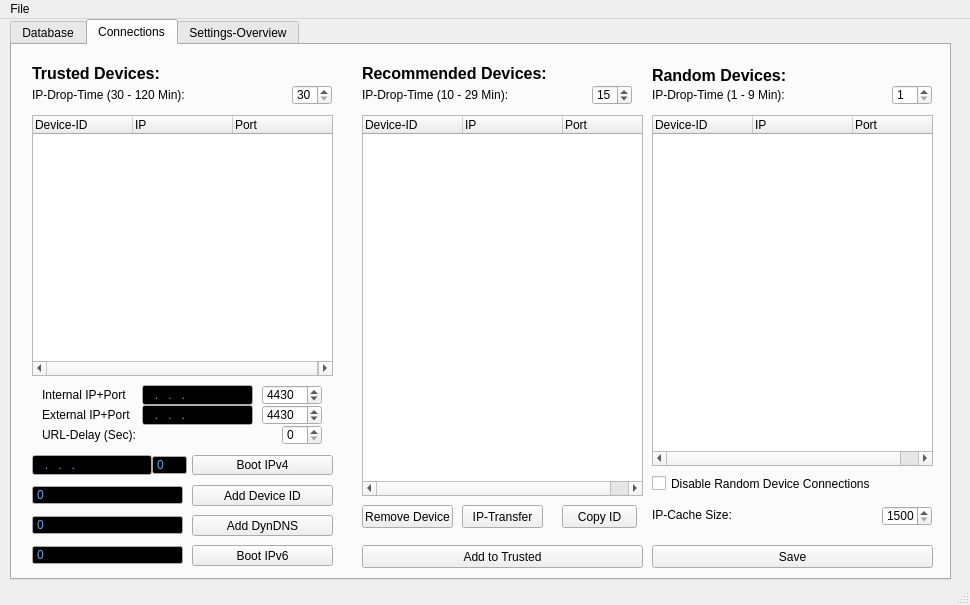
<?xml version="1.0" encoding="UTF-8"?>
<ui version="4.0">
 <class>AradoWin</class>
 <widget class="QMainWindow" name="AradoWin">
  <property name="geometry">
   <rect>
    <x>0</x>
    <y>0</y>
    <width>970</width>
    <height>605</height>
   </rect>
  </property>
  <property name="windowTitle">
   <string>MainWindow</string>
  </property>
  <widget class="QWidget" name="centralwidget">
   <widget class="QTabWidget" name="tabWidgetDatabase">
    <property name="geometry">
     <rect>
      <x>10</x>
      <y>0</y>
      <width>941</width>
      <height>561</height>
     </rect>
    </property>
    <property name="sizePolicy">
     <sizepolicy hsizetype="Preferred" vsizetype="Expanding">
      <horstretch>0</horstretch>
      <verstretch>0</verstretch>
     </sizepolicy>
    </property>
    <property name="minimumSize">
     <size>
      <width>0</width>
      <height>0</height>
     </size>
    </property>
    <property name="currentIndex">
     <number>1</number>
    </property>
    <widget class="QWidget" name="tab_database">
     <attribute name="title">
      <string>Database</string>
     </attribute>
     <widget class="QPushButton" name="buttonrecent">
      <property name="geometry">
       <rect>
        <x>830</x>
        <y>90</y>
        <width>80</width>
        <height>25</height>
       </rect>
      </property>
      <property name="toolTip">
       <string>Show the latest added URLs on top.</string>
      </property>
      <property name="text">
       <string>Show Recent</string>
      </property>
     </widget>
     <widget class="QPushButton" name="buttonfilter">
      <property name="geometry">
       <rect>
        <x>720</x>
        <y>90</y>
        <width>80</width>
        <height>25</height>
       </rect>
      </property>
      <property name="toolTip">
       <string>Filter your local URL-database for the entered keyword(s).</string>
      </property>
      <property name="text">
       <string>Search</string>
      </property>
     </widget>
     <widget class="QLabel" name="label">
      <property name="geometry">
       <rect>
        <x>150</x>
        <y>30</y>
        <width>10000</width>
        <height>45</height>
       </rect>
      </property>
      <property name="minimumSize">
       <size>
        <width>10000</width>
        <height>0</height>
       </size>
      </property>
      <property name="font">
       <font>
        <pointsize>24</pointsize>
        <weight>75</weight>
        <bold>true</bold>
       </font>
      </property>
      <property name="toolTip">
       <string>ARADO is a networked URL Database, which saves your added URLs and syncs newest URLs with your connected devices.</string>
      </property>
      <property name="text">
       <string>ARADO - URL Database</string>
      </property>
     </widget>
     <widget class="QLineEdit" name="textenterbox">
      <property name="geometry">
       <rect>
        <x>120</x>
        <y>90</y>
        <width>571</width>
        <height>25</height>
       </rect>
      </property>
      <property name="toolTip">
       <string>Enter a keyword or SHA1 for a search in your local URL-database or enter any URL to add it to your database.</string>
      </property>
     </widget>
     <widget class="QLabel" name="labelconnections">
      <property name="geometry">
       <rect>
        <x>770</x>
        <y>500</y>
        <width>151</width>
        <height>20</height>
       </rect>
      </property>
      <property name="toolTip">
       <string>Shows how many incoming and outgoing connections are established (maximum = 30). If connections = 0, please add one online IP+Port and press the boot button to connect and fill the IP-cache.</string>
      </property>
      <property name="text">
       <string>Connections (in/out): 30/30</string>
      </property>
     </widget>
     <widget class="QPushButton" name="buttonopenurl">
      <property name="geometry">
       <rect>
        <x>580</x>
        <y>30</y>
        <width>341</width>
        <height>40</height>
       </rect>
      </property>
      <property name="toolTip">
       <string>Open the marked URL in the browser.</string>
      </property>
      <property name="text">
       <string>Browse URL</string>
      </property>
     </widget>
     <widget class="QPushButton" name="buttonaddurl">
      <property name="geometry">
       <rect>
        <x>15</x>
        <y>25</y>
        <width>90</width>
        <height>90</height>
       </rect>
      </property>
      <property name="toolTip">
       <string>Add URL: Press the logo and add the entered URL to your local database. A pop-up window asks you to add a short URL description or keywords seperated by blanks.</string>
      </property>
      <property name="text">
       <string/>
      </property>
      <property name="icon">
       <iconset>
        <normaloff>../../../../Users/extensa/.designer/arado-logo-coloured.png</normaloff>../../../../Users/extensa/.designer/arado-logo-coloured.png</iconset>
      </property>
      <property name="iconSize">
       <size>
        <width>90</width>
        <height>90</height>
       </size>
      </property>
     </widget>
     <widget class="QScrollArea" name="scrollArea">
      <property name="geometry">
       <rect>
        <x>15</x>
        <y>130</y>
        <width>901</width>
        <height>361</height>
       </rect>
      </property>
      <property name="widgetResizable">
       <bool>true</bool>
      </property>
      <widget class="QWidget" name="scrollAreaWidgetContents">
       <property name="geometry">
        <rect>
         <x>0</x>
         <y>0</y>
         <width>899</width>
         <height>359</height>
        </rect>
       </property>
       <widget class="QTreeWidget" name="treeWidget_4">
        <property name="geometry">
         <rect>
          <x>10</x>
          <y>10</y>
          <width>881</width>
          <height>341</height>
         </rect>
        </property>
        <attribute name="headerDefaultSectionSize">
         <number>200</number>
        </attribute>
        <attribute name="headerDefaultSectionSize">
         <number>200</number>
        </attribute>
        <column>
         <property name="text">
          <string>SHA1</string>
         </property>
        </column>
        <column>
         <property name="text">
          <string>TITLE / DESCRIPTION</string>
         </property>
        </column>
        <column>
         <property name="text">
          <string>URL</string>
         </property>
        </column>
        <column>
         <property name="text">
          <string>KEYWORDS</string>
         </property>
        </column>
        <column>
         <property name="text">
          <string>INCOMING TIME</string>
         </property>
        </column>
       </widget>
      </widget>
     </widget>
    </widget>
    <widget class="QWidget" name="tab_devices">
     <attribute name="title">
      <string>Connections</string>
     </attribute>
     <widget class="QTreeWidget" name="treeWidget">
      <property name="geometry">
       <rect>
        <x>20</x>
        <y>70</y>
        <width>301</width>
        <height>261</height>
       </rect>
      </property>
      <attribute name="headerDefaultSectionSize">
       <number>100</number>
      </attribute>
      <attribute name="headerDefaultSectionSize">
       <number>100</number>
      </attribute>
      <column>
       <property name="text">
        <string>Device-ID</string>
       </property>
      </column>
      <column>
       <property name="text">
        <string>IP</string>
       </property>
      </column>
      <column>
       <property name="text">
        <string>Port</string>
       </property>
      </column>
     </widget>
     <widget class="QTreeWidget" name="treeWidget_2">
      <property name="geometry">
       <rect>
        <x>350</x>
        <y>70</y>
        <width>281</width>
        <height>381</height>
       </rect>
      </property>
      <attribute name="headerDefaultSectionSize">
       <number>100</number>
      </attribute>
      <attribute name="headerDefaultSectionSize">
       <number>100</number>
      </attribute>
      <column>
       <property name="text">
        <string>Device-ID</string>
       </property>
      </column>
      <column>
       <property name="text">
        <string>IP</string>
       </property>
      </column>
      <column>
       <property name="text">
        <string>Port</string>
       </property>
      </column>
     </widget>
     <widget class="QTreeWidget" name="treeWidget_3">
      <property name="geometry">
       <rect>
        <x>640</x>
        <y>70</y>
        <width>281</width>
        <height>351</height>
       </rect>
      </property>
      <attribute name="headerDefaultSectionSize">
       <number>100</number>
      </attribute>
      <attribute name="headerDefaultSectionSize">
       <number>100</number>
      </attribute>
      <column>
       <property name="text">
        <string>Device-ID</string>
       </property>
      </column>
      <column>
       <property name="text">
        <string>IP</string>
       </property>
      </column>
      <column>
       <property name="text">
        <string>Port</string>
       </property>
      </column>
     </widget>
     <widget class="QLabel" name="label_2">
      <property name="geometry">
       <rect>
        <x>20</x>
        <y>20</y>
        <width>301</width>
        <height>16</height>
       </rect>
      </property>
      <property name="font">
       <font>
        <pointsize>12</pointsize>
        <weight>75</weight>
        <bold>true</bold>
       </font>
      </property>
      <property name="text">
       <string>Trusted Devices:</string>
      </property>
     </widget>
     <widget class="QLabel" name="label_3">
      <property name="geometry">
       <rect>
        <x>350</x>
        <y>20</y>
        <width>271</width>
        <height>16</height>
       </rect>
      </property>
      <property name="font">
       <font>
        <pointsize>12</pointsize>
        <weight>75</weight>
        <bold>true</bold>
       </font>
      </property>
      <property name="text">
       <string>Recommended Devices:</string>
      </property>
     </widget>
     <widget class="QLabel" name="label_4">
      <property name="geometry">
       <rect>
        <x>640</x>
        <y>20</y>
        <width>281</width>
        <height>20</height>
       </rect>
      </property>
      <property name="font">
       <font>
        <pointsize>12</pointsize>
        <weight>75</weight>
        <bold>true</bold>
       </font>
      </property>
      <property name="text">
       <string>Random Devices:</string>
      </property>
     </widget>
     <widget class="QLineEdit" name="addip_2">
      <property name="geometry">
       <rect>
        <x>20</x>
        <y>410</y>
        <width>120</width>
        <height>20</height>
       </rect>
      </property>
      <property name="palette">
       <palette>
        <active>
         <colorrole role="Text">
          <brush brushstyle="SolidPattern">
           <color alpha="255">
            <red>85</red>
            <green>170</green>
            <blue>255</blue>
           </color>
          </brush>
         </colorrole>
         <colorrole role="Base">
          <brush brushstyle="SolidPattern">
           <color alpha="255">
            <red>0</red>
            <green>0</green>
            <blue>0</blue>
           </color>
          </brush>
         </colorrole>
        </active>
        <inactive>
         <colorrole role="Text">
          <brush brushstyle="SolidPattern">
           <color alpha="255">
            <red>85</red>
            <green>170</green>
            <blue>255</blue>
           </color>
          </brush>
         </colorrole>
         <colorrole role="Base">
          <brush brushstyle="SolidPattern">
           <color alpha="255">
            <red>0</red>
            <green>0</green>
            <blue>0</blue>
           </color>
          </brush>
         </colorrole>
        </inactive>
        <disabled>
         <colorrole role="Text">
          <brush brushstyle="SolidPattern">
           <color alpha="255">
            <red>190</red>
            <green>190</green>
            <blue>190</blue>
           </color>
          </brush>
         </colorrole>
         <colorrole role="Base">
          <brush brushstyle="SolidPattern">
           <color alpha="255">
            <red>239</red>
            <green>235</green>
            <blue>231</blue>
           </color>
          </brush>
         </colorrole>
        </disabled>
       </palette>
      </property>
      <property name="font">
       <font>
        <kerning>true</kerning>
       </font>
      </property>
      <property name="toolTip">
       <string>Enter any online  IP-Adress of your network, if the IP-cache is empty.</string>
      </property>
      <property name="inputMask">
       <string>999.999.999.999; </string>
      </property>
      <property name="frame">
       <bool>true</bool>
      </property>
     </widget>
     <widget class="QPushButton" name="buttonboot_2">
      <property name="geometry">
       <rect>
        <x>180</x>
        <y>410</y>
        <width>141</width>
        <height>20</height>
       </rect>
      </property>
      <property name="toolTip">
       <string>Boot with an IP+Port, if the IP-cache is empty or outdated.</string>
      </property>
      <property name="text">
       <string>Boot IPv4</string>
      </property>
     </widget>
     <widget class="QSpinBox" name="addport_2">
      <property name="geometry">
       <rect>
        <x>140</x>
        <y>410</y>
        <width>35</width>
        <height>20</height>
       </rect>
      </property>
      <property name="sizePolicy">
       <sizepolicy hsizetype="Expanding" vsizetype="Fixed">
        <horstretch>0</horstretch>
        <verstretch>0</verstretch>
       </sizepolicy>
      </property>
      <property name="palette">
       <palette>
        <active>
         <colorrole role="Text">
          <brush brushstyle="SolidPattern">
           <color alpha="255">
            <red>85</red>
            <green>170</green>
            <blue>255</blue>
           </color>
          </brush>
         </colorrole>
         <colorrole role="Base">
          <brush brushstyle="SolidPattern">
           <color alpha="255">
            <red>0</red>
            <green>0</green>
            <blue>0</blue>
           </color>
          </brush>
         </colorrole>
        </active>
        <inactive>
         <colorrole role="Text">
          <brush brushstyle="SolidPattern">
           <color alpha="255">
            <red>85</red>
            <green>170</green>
            <blue>255</blue>
           </color>
          </brush>
         </colorrole>
         <colorrole role="Base">
          <brush brushstyle="SolidPattern">
           <color alpha="255">
            <red>0</red>
            <green>0</green>
            <blue>0</blue>
           </color>
          </brush>
         </colorrole>
        </inactive>
        <disabled>
         <colorrole role="Text">
          <brush brushstyle="SolidPattern">
           <color alpha="255">
            <red>190</red>
            <green>190</green>
            <blue>190</blue>
           </color>
          </brush>
         </colorrole>
         <colorrole role="Base">
          <brush brushstyle="SolidPattern">
           <color alpha="255">
            <red>239</red>
            <green>235</green>
            <blue>231</blue>
           </color>
          </brush>
         </colorrole>
        </disabled>
       </palette>
      </property>
      <property name="toolTip">
       <string>Add the referring port of the entered IP.</string>
      </property>
      <property name="frame">
       <bool>true</bool>
      </property>
      <property name="buttonSymbols">
       <enum>QAbstractSpinBox::NoButtons</enum>
      </property>
      <property name="maximum">
       <number>65535</number>
      </property>
     </widget>
     <widget class="QPushButton" name="pushButton">
      <property name="geometry">
       <rect>
        <x>350</x>
        <y>460</y>
        <width>91</width>
        <height>23</height>
       </rect>
      </property>
      <property name="toolTip">
       <string>Removes a trusted IP from the list.</string>
      </property>
      <property name="text">
       <string>Remove Device</string>
      </property>
     </widget>
     <widget class="QPushButton" name="pushButton_2">
      <property name="geometry">
       <rect>
        <x>350</x>
        <y>500</y>
        <width>281</width>
        <height>23</height>
       </rect>
      </property>
      <property name="toolTip">
       <string>Adds an IP from recommended or random list to trusted list.</string>
      </property>
      <property name="text">
       <string>Add to Trusted</string>
      </property>
     </widget>
     <widget class="QPushButton" name="pushButton_3">
      <property name="geometry">
       <rect>
        <x>180</x>
        <y>440</y>
        <width>141</width>
        <height>21</height>
       </rect>
      </property>
      <property name="toolTip">
       <string>Enter the Device-IP, the DHT will find the current IP.</string>
      </property>
      <property name="text">
       <string>Add Device ID</string>
      </property>
     </widget>
     <widget class="QSpinBox" name="addport_3">
      <property name="geometry">
       <rect>
        <x>20</x>
        <y>440</y>
        <width>151</width>
        <height>20</height>
       </rect>
      </property>
      <property name="sizePolicy">
       <sizepolicy hsizetype="Expanding" vsizetype="Fixed">
        <horstretch>0</horstretch>
        <verstretch>0</verstretch>
       </sizepolicy>
      </property>
      <property name="palette">
       <palette>
        <active>
         <colorrole role="Text">
          <brush brushstyle="SolidPattern">
           <color alpha="255">
            <red>85</red>
            <green>170</green>
            <blue>255</blue>
           </color>
          </brush>
         </colorrole>
         <colorrole role="Base">
          <brush brushstyle="SolidPattern">
           <color alpha="255">
            <red>0</red>
            <green>0</green>
            <blue>0</blue>
           </color>
          </brush>
         </colorrole>
        </active>
        <inactive>
         <colorrole role="Text">
          <brush brushstyle="SolidPattern">
           <color alpha="255">
            <red>85</red>
            <green>170</green>
            <blue>255</blue>
           </color>
          </brush>
         </colorrole>
         <colorrole role="Base">
          <brush brushstyle="SolidPattern">
           <color alpha="255">
            <red>0</red>
            <green>0</green>
            <blue>0</blue>
           </color>
          </brush>
         </colorrole>
        </inactive>
        <disabled>
         <colorrole role="Text">
          <brush brushstyle="SolidPattern">
           <color alpha="255">
            <red>190</red>
            <green>190</green>
            <blue>190</blue>
           </color>
          </brush>
         </colorrole>
         <colorrole role="Base">
          <brush brushstyle="SolidPattern">
           <color alpha="255">
            <red>239</red>
            <green>235</green>
            <blue>231</blue>
           </color>
          </brush>
         </colorrole>
        </disabled>
       </palette>
      </property>
      <property name="toolTip">
       <string>Add the referring port of the entered IP.</string>
      </property>
      <property name="frame">
       <bool>true</bool>
      </property>
      <property name="buttonSymbols">
       <enum>QAbstractSpinBox::NoButtons</enum>
      </property>
      <property name="maximum">
       <number>65535</number>
      </property>
     </widget>
     <widget class="QPushButton" name="pushButton_5">
      <property name="geometry">
       <rect>
        <x>450</x>
        <y>460</y>
        <width>81</width>
        <height>23</height>
       </rect>
      </property>
      <property name="toolTip">
       <string>Asks connected devices for their trusted, recommended and random Device-IP-Lists. Trusted Devices are transfered to Recommended List. All other into Random List.</string>
      </property>
      <property name="text">
       <string>IP-Transfer</string>
      </property>
     </widget>
     <widget class="QSpinBox" name="ipdrop_4">
      <property name="geometry">
       <rect>
        <x>280</x>
        <y>40</y>
        <width>40</width>
        <height>20</height>
       </rect>
      </property>
      <property name="toolTip">
       <string>IP-connections of your devices are dropped for sync-balancing reasons each X minutes (10-30).</string>
      </property>
      <property name="locale">
       <locale language="German" country="Germany"/>
      </property>
      <property name="minimum">
       <number>30</number>
      </property>
      <property name="maximum">
       <number>120</number>
      </property>
     </widget>
     <widget class="QLabel" name="labelipdrop_4">
      <property name="geometry">
       <rect>
        <x>20</x>
        <y>40</y>
        <width>251</width>
        <height>20</height>
       </rect>
      </property>
      <property name="text">
       <string>IP-Drop-Time (30 - 120 Min):</string>
      </property>
     </widget>
     <widget class="QSpinBox" name="ipdrop_3">
      <property name="geometry">
       <rect>
        <x>580</x>
        <y>40</y>
        <width>40</width>
        <height>20</height>
       </rect>
      </property>
      <property name="toolTip">
       <string>IP-connections of your devices are dropped for sync-balancing reasons each X minutes (10-30).</string>
      </property>
      <property name="locale">
       <locale language="German" country="Germany"/>
      </property>
      <property name="minimum">
       <number>10</number>
      </property>
      <property name="maximum">
       <number>29</number>
      </property>
      <property name="value">
       <number>15</number>
      </property>
     </widget>
     <widget class="QLabel" name="labelipdrop_3">
      <property name="geometry">
       <rect>
        <x>350</x>
        <y>40</y>
        <width>231</width>
        <height>20</height>
       </rect>
      </property>
      <property name="text">
       <string>IP-Drop-Time (10 - 29 Min):</string>
      </property>
     </widget>
     <widget class="QLabel" name="labelipdrop_2">
      <property name="geometry">
       <rect>
        <x>640</x>
        <y>40</y>
        <width>221</width>
        <height>20</height>
       </rect>
      </property>
      <property name="text">
       <string>IP-Drop-Time (1 - 9 Min):</string>
      </property>
     </widget>
     <widget class="QSpinBox" name="ipdrop_2">
      <property name="geometry">
       <rect>
        <x>880</x>
        <y>40</y>
        <width>40</width>
        <height>20</height>
       </rect>
      </property>
      <property name="toolTip">
       <string>IP-connections of your devices are dropped for sync-balancing reasons each X minutes (10-30).</string>
      </property>
      <property name="locale">
       <locale language="German" country="Germany"/>
      </property>
      <property name="minimum">
       <number>1</number>
      </property>
      <property name="maximum">
       <number>9</number>
      </property>
     </widget>
     <widget class="QPushButton" name="pushButton_4">
      <property name="geometry">
       <rect>
        <x>180</x>
        <y>470</y>
        <width>141</width>
        <height>21</height>
       </rect>
      </property>
      <property name="toolTip">
       <string>Add DynDNS URL for any IP to the trusted Cache.</string>
      </property>
      <property name="text">
       <string>Add DynDNS</string>
      </property>
     </widget>
     <widget class="QSpinBox" name="addport_5">
      <property name="geometry">
       <rect>
        <x>20</x>
        <y>470</y>
        <width>151</width>
        <height>20</height>
       </rect>
      </property>
      <property name="sizePolicy">
       <sizepolicy hsizetype="Expanding" vsizetype="Fixed">
        <horstretch>0</horstretch>
        <verstretch>0</verstretch>
       </sizepolicy>
      </property>
      <property name="palette">
       <palette>
        <active>
         <colorrole role="Text">
          <brush brushstyle="SolidPattern">
           <color alpha="255">
            <red>85</red>
            <green>170</green>
            <blue>255</blue>
           </color>
          </brush>
         </colorrole>
         <colorrole role="Base">
          <brush brushstyle="SolidPattern">
           <color alpha="255">
            <red>0</red>
            <green>0</green>
            <blue>0</blue>
           </color>
          </brush>
         </colorrole>
        </active>
        <inactive>
         <colorrole role="Text">
          <brush brushstyle="SolidPattern">
           <color alpha="255">
            <red>85</red>
            <green>170</green>
            <blue>255</blue>
           </color>
          </brush>
         </colorrole>
         <colorrole role="Base">
          <brush brushstyle="SolidPattern">
           <color alpha="255">
            <red>0</red>
            <green>0</green>
            <blue>0</blue>
           </color>
          </brush>
         </colorrole>
        </inactive>
        <disabled>
         <colorrole role="Text">
          <brush brushstyle="SolidPattern">
           <color alpha="255">
            <red>190</red>
            <green>190</green>
            <blue>190</blue>
           </color>
          </brush>
         </colorrole>
         <colorrole role="Base">
          <brush brushstyle="SolidPattern">
           <color alpha="255">
            <red>239</red>
            <green>235</green>
            <blue>231</blue>
           </color>
          </brush>
         </colorrole>
        </disabled>
       </palette>
      </property>
      <property name="toolTip">
       <string>Add the referring port of the entered IP.</string>
      </property>
      <property name="frame">
       <bool>true</bool>
      </property>
      <property name="buttonSymbols">
       <enum>QAbstractSpinBox::NoButtons</enum>
      </property>
      <property name="maximum">
       <number>65535</number>
      </property>
     </widget>
     <widget class="QSpinBox" name="addport_6">
      <property name="geometry">
       <rect>
        <x>20</x>
        <y>500</y>
        <width>151</width>
        <height>20</height>
       </rect>
      </property>
      <property name="sizePolicy">
       <sizepolicy hsizetype="Expanding" vsizetype="Fixed">
        <horstretch>0</horstretch>
        <verstretch>0</verstretch>
       </sizepolicy>
      </property>
      <property name="palette">
       <palette>
        <active>
         <colorrole role="Text">
          <brush brushstyle="SolidPattern">
           <color alpha="255">
            <red>85</red>
            <green>170</green>
            <blue>255</blue>
           </color>
          </brush>
         </colorrole>
         <colorrole role="Base">
          <brush brushstyle="SolidPattern">
           <color alpha="255">
            <red>0</red>
            <green>0</green>
            <blue>0</blue>
           </color>
          </brush>
         </colorrole>
        </active>
        <inactive>
         <colorrole role="Text">
          <brush brushstyle="SolidPattern">
           <color alpha="255">
            <red>85</red>
            <green>170</green>
            <blue>255</blue>
           </color>
          </brush>
         </colorrole>
         <colorrole role="Base">
          <brush brushstyle="SolidPattern">
           <color alpha="255">
            <red>0</red>
            <green>0</green>
            <blue>0</blue>
           </color>
          </brush>
         </colorrole>
        </inactive>
        <disabled>
         <colorrole role="Text">
          <brush brushstyle="SolidPattern">
           <color alpha="255">
            <red>190</red>
            <green>190</green>
            <blue>190</blue>
           </color>
          </brush>
         </colorrole>
         <colorrole role="Base">
          <brush brushstyle="SolidPattern">
           <color alpha="255">
            <red>239</red>
            <green>235</green>
            <blue>231</blue>
           </color>
          </brush>
         </colorrole>
        </disabled>
       </palette>
      </property>
      <property name="toolTip">
       <string>Add the referring port of the entered IP.</string>
      </property>
      <property name="frame">
       <bool>true</bool>
      </property>
      <property name="buttonSymbols">
       <enum>QAbstractSpinBox::NoButtons</enum>
      </property>
      <property name="maximum">
       <number>65535</number>
      </property>
     </widget>
     <widget class="QPushButton" name="pushButton_6">
      <property name="geometry">
       <rect>
        <x>180</x>
        <y>500</y>
        <width>141</width>
        <height>21</height>
       </rect>
      </property>
      <property name="toolTip">
       <string>Boot with any online IPv6 Adress</string>
      </property>
      <property name="text">
       <string>Boot IPv6</string>
      </property>
     </widget>
     <widget class="QSpinBox" name="ipcachesize_3">
      <property name="geometry">
       <rect>
        <x>870</x>
        <y>461</y>
        <width>50</width>
        <height>20</height>
       </rect>
      </property>
      <property name="toolTip">
       <string>Amount of IP-adresses in your IP-cache (1500-5000). Rise up, if all IP-adresses are outdated or offline and connections fail after a start.  Then each minute a request is sent to the boot-IP-connections, to fill the cache for 100%.</string>
      </property>
      <property name="minimum">
       <number>1500</number>
      </property>
      <property name="maximum">
       <number>5000</number>
      </property>
      <property name="value">
       <number>1500</number>
      </property>
     </widget>
     <widget class="QLabel" name="labelipcachesize_3">
      <property name="geometry">
       <rect>
        <x>640</x>
        <y>460</y>
        <width>221</width>
        <height>20</height>
       </rect>
      </property>
      <property name="text">
       <string>IP-Cache Size:</string>
      </property>
     </widget>
     <widget class="QLabel" name="labelurldelay_3">
      <property name="geometry">
       <rect>
        <x>30</x>
        <y>380</y>
        <width>231</width>
        <height>20</height>
       </rect>
      </property>
      <property name="text">
       <string>URL-Delay (Sec):</string>
      </property>
     </widget>
     <widget class="QSpinBox" name="urldelay_3">
      <property name="geometry">
       <rect>
        <x>270</x>
        <y>380</y>
        <width>40</width>
        <height>20</height>
       </rect>
      </property>
      <property name="toolTip">
       <string>An URLs is transferred each X seconds to each connection. Delay defines the used bandwidth. 0 means as fast as possible.</string>
      </property>
     </widget>
     <widget class="QSpinBox" name="myport_2">
      <property name="geometry">
       <rect>
        <x>250</x>
        <y>360</y>
        <width>60</width>
        <height>20</height>
       </rect>
      </property>
      <property name="toolTip">
       <string>You need to forward this port in your NAT/router, if you want to connect.</string>
      </property>
      <property name="maximum">
       <number>65535</number>
      </property>
      <property name="value">
       <number>4430</number>
      </property>
     </widget>
     <widget class="QLabel" name="labelmyport_2">
      <property name="geometry">
       <rect>
        <x>30</x>
        <y>340</y>
        <width>91</width>
        <height>20</height>
       </rect>
      </property>
      <property name="text">
       <string>Internal IP+Port</string>
      </property>
     </widget>
     <widget class="QPushButton" name="pushButton_savesettings_2">
      <property name="geometry">
       <rect>
        <x>640</x>
        <y>500</y>
        <width>281</width>
        <height>23</height>
       </rect>
      </property>
      <property name="toolTip">
       <string>Save current Settings.</string>
      </property>
      <property name="text">
       <string>Save</string>
      </property>
     </widget>
     <widget class="QPushButton" name="pushButton_7">
      <property name="geometry">
       <rect>
        <x>550</x>
        <y>460</y>
        <width>75</width>
        <height>23</height>
       </rect>
      </property>
      <property name="toolTip">
       <string>Copy your Device-ID to the clipboard</string>
      </property>
      <property name="text">
       <string>Copy ID</string>
      </property>
     </widget>
     <widget class="QCheckBox" name="checkBox">
      <property name="geometry">
       <rect>
        <x>640</x>
        <y>430</y>
        <width>271</width>
        <height>17</height>
       </rect>
      </property>
      <property name="text">
       <string>Disable Random Device Connections</string>
      </property>
     </widget>
     <widget class="QLineEdit" name="addip_3">
      <property name="geometry">
       <rect>
        <x>130</x>
        <y>360</y>
        <width>111</width>
        <height>20</height>
       </rect>
      </property>
      <property name="palette">
       <palette>
        <active>
         <colorrole role="Text">
          <brush brushstyle="SolidPattern">
           <color alpha="255">
            <red>85</red>
            <green>170</green>
            <blue>255</blue>
           </color>
          </brush>
         </colorrole>
         <colorrole role="Base">
          <brush brushstyle="SolidPattern">
           <color alpha="255">
            <red>0</red>
            <green>0</green>
            <blue>0</blue>
           </color>
          </brush>
         </colorrole>
        </active>
        <inactive>
         <colorrole role="Text">
          <brush brushstyle="SolidPattern">
           <color alpha="255">
            <red>85</red>
            <green>170</green>
            <blue>255</blue>
           </color>
          </brush>
         </colorrole>
         <colorrole role="Base">
          <brush brushstyle="SolidPattern">
           <color alpha="255">
            <red>0</red>
            <green>0</green>
            <blue>0</blue>
           </color>
          </brush>
         </colorrole>
        </inactive>
        <disabled>
         <colorrole role="Text">
          <brush brushstyle="SolidPattern">
           <color alpha="255">
            <red>190</red>
            <green>190</green>
            <blue>190</blue>
           </color>
          </brush>
         </colorrole>
         <colorrole role="Base">
          <brush brushstyle="SolidPattern">
           <color alpha="255">
            <red>239</red>
            <green>235</green>
            <blue>231</blue>
           </color>
          </brush>
         </colorrole>
        </disabled>
       </palette>
      </property>
      <property name="font">
       <font>
        <kerning>true</kerning>
       </font>
      </property>
      <property name="toolTip">
       <string>Enter any online  IP-Adress of your network, if the IP-cache is empty.</string>
      </property>
      <property name="inputMask">
       <string>999.999.999.999; </string>
      </property>
      <property name="frame">
       <bool>true</bool>
      </property>
     </widget>
     <widget class="QLineEdit" name="addip_4">
      <property name="geometry">
       <rect>
        <x>130</x>
        <y>340</y>
        <width>111</width>
        <height>20</height>
       </rect>
      </property>
      <property name="palette">
       <palette>
        <active>
         <colorrole role="Text">
          <brush brushstyle="SolidPattern">
           <color alpha="255">
            <red>85</red>
            <green>170</green>
            <blue>255</blue>
           </color>
          </brush>
         </colorrole>
         <colorrole role="Base">
          <brush brushstyle="SolidPattern">
           <color alpha="255">
            <red>0</red>
            <green>0</green>
            <blue>0</blue>
           </color>
          </brush>
         </colorrole>
        </active>
        <inactive>
         <colorrole role="Text">
          <brush brushstyle="SolidPattern">
           <color alpha="255">
            <red>85</red>
            <green>170</green>
            <blue>255</blue>
           </color>
          </brush>
         </colorrole>
         <colorrole role="Base">
          <brush brushstyle="SolidPattern">
           <color alpha="255">
            <red>0</red>
            <green>0</green>
            <blue>0</blue>
           </color>
          </brush>
         </colorrole>
        </inactive>
        <disabled>
         <colorrole role="Text">
          <brush brushstyle="SolidPattern">
           <color alpha="255">
            <red>190</red>
            <green>190</green>
            <blue>190</blue>
           </color>
          </brush>
         </colorrole>
         <colorrole role="Base">
          <brush brushstyle="SolidPattern">
           <color alpha="255">
            <red>239</red>
            <green>235</green>
            <blue>231</blue>
           </color>
          </brush>
         </colorrole>
        </disabled>
       </palette>
      </property>
      <property name="font">
       <font>
        <kerning>true</kerning>
       </font>
      </property>
      <property name="toolTip">
       <string>Enter any online  IP-Adress of your network, if the IP-cache is empty.</string>
      </property>
      <property name="inputMask">
       <string>999.999.999.999; </string>
      </property>
      <property name="frame">
       <bool>true</bool>
      </property>
     </widget>
     <widget class="QSpinBox" name="myport_3">
      <property name="geometry">
       <rect>
        <x>250</x>
        <y>340</y>
        <width>60</width>
        <height>20</height>
       </rect>
      </property>
      <property name="toolTip">
       <string>You need to forward this port in your NAT/router, if you want to connect.</string>
      </property>
      <property name="maximum">
       <number>65535</number>
      </property>
      <property name="value">
       <number>4430</number>
      </property>
     </widget>
     <widget class="QLabel" name="labelmyport_3">
      <property name="geometry">
       <rect>
        <x>30</x>
        <y>360</y>
        <width>91</width>
        <height>20</height>
       </rect>
      </property>
      <property name="text">
       <string>External IP+Port</string>
      </property>
     </widget>
    </widget>
    <widget class="QWidget" name="tab">
     <attribute name="title">
      <string>Settings-Overview</string>
     </attribute>
     <widget class="QTableWidget" name="tableWidget">
      <property name="geometry">
       <rect>
        <x>20</x>
        <y>20</y>
        <width>881</width>
        <height>501</height>
       </rect>
      </property>
     </widget>
    </widget>
   </widget>
  </widget>
  <widget class="QMenuBar" name="menubar">
   <property name="geometry">
    <rect>
     <x>0</x>
     <y>0</y>
     <width>970</width>
     <height>21</height>
    </rect>
   </property>
   <widget class="QMenu" name="menuFile">
    <property name="title">
     <string>File</string>
    </property>
    <addaction name="actionSettings"/>
    <addaction name="actionAbout"/>
    <addaction name="separator"/>
    <addaction name="actionExit"/>
   </widget>
   <addaction name="menuFile"/>
  </widget>
  <widget class="QStatusBar" name="statusbar"/>
  <action name="actionExit">
   <property name="text">
    <string>Exit</string>
   </property>
  </action>
  <action name="actionAbout">
   <property name="text">
    <string>About Arado</string>
   </property>
  </action>
  <action name="actionSettings">
   <property name="text">
    <string>Settings</string>
   </property>
  </action>
 </widget>
 <resources/>
 <connections/>
</ui>
